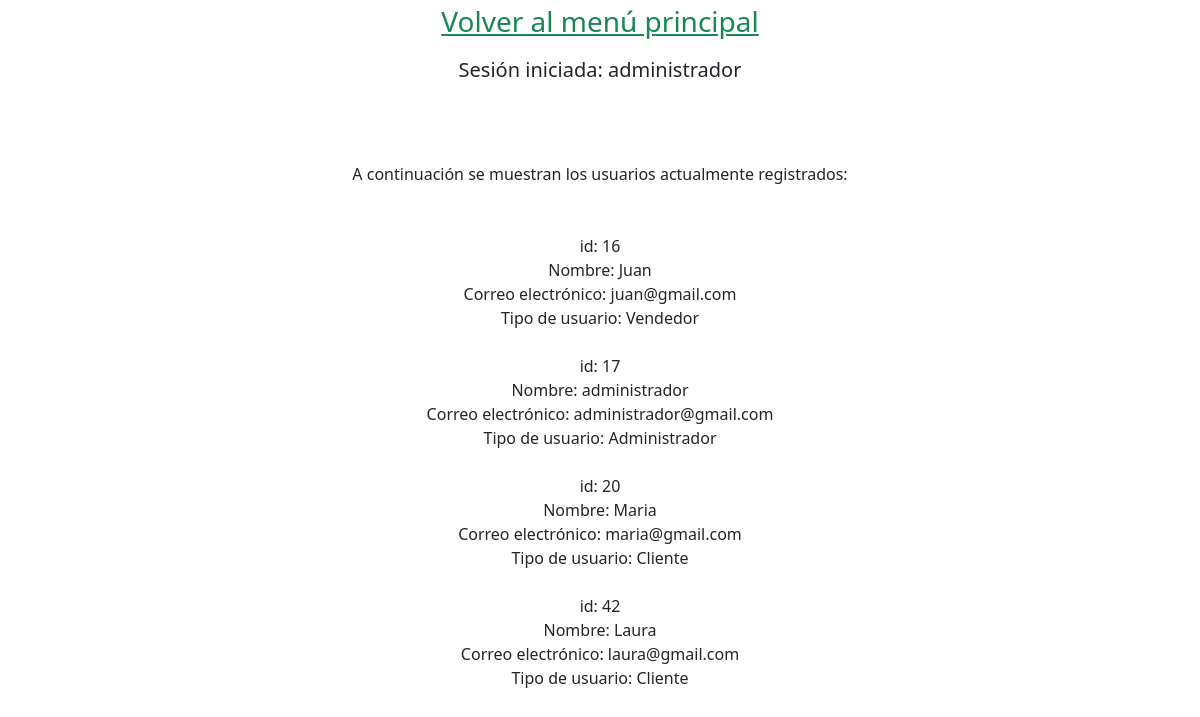
Screenshot of /Sanchez_Laura_Practica2_codigo/Usuarios/showUsers.php (signed in) with the database file from the repository.
### tables this page shows
CREATE TABLE `usuario` (
  `usuario_id` int(5) NOT NULL,
  `nombre` varchar(35) NOT NULL,
  `correo` varchar(100) NOT NULL,
  `clave` varchar(80) NOT NULL,
  `tipo_usuario` varchar(20) DEFAULT NULL
);

### Sanchez_Laura_Practica2_codigo/Usuarios/showUsers.php (the view, shortened to what this page needs)
<?php
require '../comun.php';
?>
<!DOCTYPE html>
<html lang="en">
<head>
    <link href="https://cdn.jsdelivr.net/npm/bootstrap@5.3.3/dist/css/bootstrap.min.css" rel="stylesheet">
</head>
<body>
<?php
$conexion = mysqli_connect('localhost', 'root','','inmobiliaria');
$sql = "SELECT * FROM usuario;";
$resultado=mysqli_query($conexion, $sql);
if (mysqli_num_rows($resultado) > 0) {
    echo("<div class='text-center mb-5'>A continuación se muestran los usuarios actualmente registrados:</div>");
    print("<div class='text-center'>");
    while($row = mysqli_fetch_assoc($resultado)) {
    echo "id: " . $row["usuario_id"]."<br>"."Nombre: " . $row["nombre"]."<br>". "  Correo electrónico: "
    . $row["correo"]."<br>". "  Tipo de usuario: " . $row["tipo_usuario"]."<br><br>";
    }
    print("</div>");
    } else {
    echo "No hay ningún usuario registrado por el momento";
    }
?>
</body>
</html>

### rows the page displays
usuario: usuario_id "16", nombre "Juan", correo "juan@gmail.com", tipo_usuario "Vendedor"
usuario: usuario_id "17", nombre "administrador", correo "administrador@gmail.com", tipo_usuario "Administrador"
usuario: usuario_id "20", nombre "Maria", correo "maria@gmail.com", tipo_usuario "Cliente"
usuario: usuario_id "42", nombre "Laura", correo "laura@gmail.com", tipo_usuario "Cliente"

### other values shown
$_SESSION['nombre'] "administrador"
